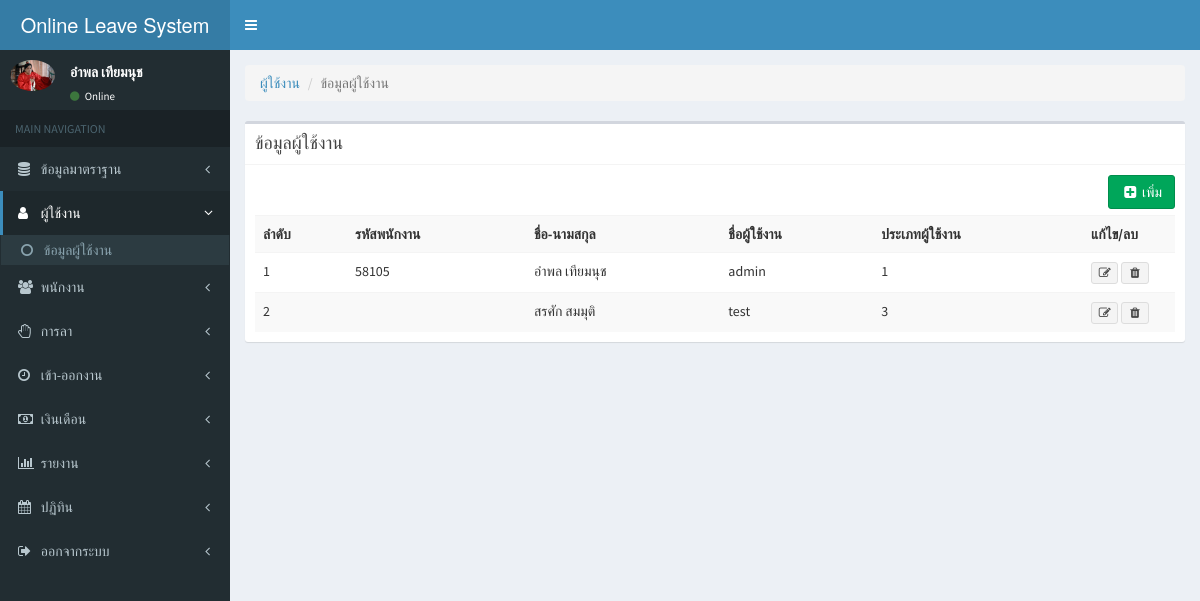
/index.php?m=user&p=user (signed in), run on the app's committed database.
### tables this page shows
CREATE TABLE `employees` (
  `emp_id` int(11) NOT NULL auto_increment,
  `emp_code` varchar(50) NOT NULL COMMENT 'รหัสผนักงาน',
  `emp_prefix` varchar(20) NOT NULL COMMENT 'คำนำหน้าชื่อ',
  `emp_name` varchar(100) NOT NULL COMMENT 'ชื่ิอ',
  `emp_last_name` varchar(100) NOT NULL COMMENT 'นามสกุล',
  `emp_sex` int(1) NOT NULL COMMENT 'เพศ',
  `emp_religion` varchar(100) NOT NULL COMMENT 'ศาสนา',
  `emp_nationality` varchar(100) NOT NULL COMMENT 'สัฐชาติ',
  `emp_nation` varchar(100) NOT NULL COMMENT 'เชื่อชาติ',
  `emp_birthday` date NOT NULL COMMENT 'วันเกิด',
  `emp_idcard` varchar(20) NOT NULL COMMENT 'บัตรประชาชน',
  `emp_status_people` varchar(100) NOT NULL COMMENT 'สถานะภาพการสมรส',
  `emp_img` varchar(100) NOT NULL COMMENT 'รูปพนักงาน',
  `emp_academy` varchar(100) NOT NULL COMMENT 'สถานศึกษา',
  `emp_education` varchar(100) NOT NULL COMMENT 'ระดับการศึกษา',
  `emp_subjects` varchar(100) NOT NULL COMMENT 'สาขาวิชา',
  `emp_yearend` varchar(10) NOT NULL COMMENT 'ปีที่จบ',
  `emp_party` int(10) NOT NULL COMMENT 'ฝ่าย',
  `emp_department` int(10) NOT NULL COMMENT 'แผนก',
  `emp_office` int(10) NOT NULL COMMENT 'ตำแหน่งงาน',
  `emp_jobstart` date NOT NULL COMMENT 'วันที่เริ่มงาน',
  `emp_salary` float NOT NULL COMMENT 'เงินเดือน',
  `emp_status` int(1) NOT NULL COMMENT 'สถานะพนักงาน',
  `emp_address1` varchar(200) NOT NULL COMMENT 'ที่อยู่ตามทะเบียนบ้าน',
  `emp_sub_district1` varchar(100) NOT NULL COMMENT 'ตำบล',
  `emp_district1` varchar(100) NOT NULL COMMENT 'อำเภอ',
  `emp_province1` varchar(100) NOT NULL COMMENT 'จังหวัดตามทะเบียนบ้าน',
  `emp_zipcod1` varchar(10) NOT NULL COMMENT 'รหัสไปรษณีย์',
  `emp_address2` varchar(200) NOT NULL COMMENT 'ที่อยู่ปัจจุบัน',
  `emp_sub_district2` varchar(100) NOT NULL COMMENT 'ตำบล',
  `emp_district2` varchar(100) NOT NULL COMMENT 'อำเภอ',
  `emp_province2` varchar(100) NOT NULL COMMENT 'จังหวัดปัจจุบัน',
  `emp_zipcod2` varchar(10) NOT NULL COMMENT 'รหัสไปรษณีปัจจุบัน',
  `create_date` datetime NOT NULL,
  `emp_level` text COMMENT 'ระดับพนักงาน',
  PRIMARY KEY  (`emp_id`),
  FULLTEXT KEY `employees_address1` (`emp_address1`)
);

CREATE TABLE `user` (
  `user_id` int(11) NOT NULL auto_increment,
  `user_name` varchar(50) NOT NULL COMMENT 'ีusername',
  `user_pwd` varchar(50) NOT NULL COMMENT 'password',
  `user_type` int(1) NOT NULL COMMENT 'ประเภทผู้ใช้งาน',
  `employees_id` int(11) NOT NULL COMMENT 'id พนักงาน',
  `create_date` datetime NOT NULL COMMENT 'วันที่สร้าง',
  PRIMARY KEY  (`user_id`)
);

### user/user.php (the view, shortened to what this page needs)
<ol class="breadcrumb">
  <li><a href="#">ผู้ใช้งาน</a></li>
  <li class="active">ข้อมูลผู้ใช้งาน</li>
</ol>
<div class="box">
	<div class="box-header with-border">
    	<h3 class="box-title">ข้อมูลผู้ใช้งาน</h3>
  	</div>
  	<div class="box-body">
	 <div class="pull-right">
             <a href="index.php?m=<?=$m?>&p=user_add&act=add"><button type="button" class="btn btn-success "><i class="fa fa-fw  fa-plus-square"></i> เพิ่ม</button></a>
      </div>
	  <br><br>
	<table class="table table-striped">
    	<tr>
        	<th width="10%">ลำดับ</th>
        	<th>รหัสพนักงาน</th>
			<th>ชื่อ-นามสกุล</th>
            <th>ชื่อผู้ใช้งาน</th>
			<th>ประเภทผู้ใช้งาน</th>
            <th width="10%">แก้ไข/ลบ</th>
        </tr>
<?
$sql="SELECT u.* ,emp.emp_code , emp.emp_name , emp.emp_last_name FROM `user` u LEFT JOIN employees emp ON emp.emp_id=u.employees_id";
$query=mysql_query($sql);
$i=0;
while($dbarr=mysql_fetch_array($query)){
	$i++;
?>
		<tr>
        	<td><?=$i?></td>
        	<td><?=$dbarr["emp_code"]?></td>
			<td><?=$dbarr["emp_name"]?> <?=$dbarr["emp_last_name"]?></td>
            <td><?=$dbarr["user_name"]?></td>
			<td><?=$dbarr["user_type"]?></td>
            <td>
            <div class="btn-group">
            	<a href="index.php?m=<?=$m?>&p=user_add&act=edit&id=<?=$dbarr["user_id"]?>"><button type="button" class="btn btn-xs btn-default"><i class="fa fa-fw fa-edit"></i></button></a>
            	<a href="index.php?m=<?=$m?>&p=user_del&id=<?=$dbarr["user_id"]?>" onclick="return confirm('ลบ <?=$dbarr["user_name"]?>')"><button type="button" class="btn btn-xs btn-default"><i class="fa fa-fw fa-trash"></i></button></a>
            </div>
           	</td>
        </tr>
<? } ?>
	</table>
  	</div>
</div>

### index.php (shortened to what this page needs)
<?
if($_GET["m"]!=""){
	$m=$_GET["m"];
}
$sql = "SELECT * FROM employees WHERE emp_id='".$_SESSION["login"]['emp_id']."'";
$query = mysql_query($sql);
$UserData = mysql_fetch_array($query );
if($UserData ["emp_img"]!=""){
	$Emp_Img = "./employees_img/".$UserData ["emp_img"];
}else{
	$Emp_Img = "./employees_img/anonymous.png";
}
?>
<!DOCTYPE html>
<html>
  <head>
    <link rel="stylesheet" href="./AdminLTE/bootstrap/css/bootstrap.min.css">
    <link rel="stylesheet" href="https://maxcdn.bootstrapcdn.com/font-awesome/4.4.0/css/font-awesome.min.css">
    <link rel="stylesheet" href="https://code.ionicframework.com/ionicons/2.0.1/css/ionicons.min.css">
    <link rel="stylesheet" href="./AdminLTE/dist/css/AdminLTE.min.css">
    <link rel="stylesheet" href="./AdminLTE/dist/css/skins/_all-skins.min.css">
    <link rel="stylesheet" href="./AdminLTE/plugins/iCheck/flat/blue.css">
    <link rel="stylesheet" href="./AdminLTE/plugins/morris/morris.css">
    <link rel="stylesheet" href="./AdminLTE/plugins/jvectormap/jquery-jvectormap-1.2.2.css">
    <link rel="stylesheet" href="./AdminLTE/plugins/datepicker/datepicker3.css">
    <link rel="stylesheet" href="./AdminLTE/plugins/daterangepicker/daterangepicker-bs3.css">
    <link rel="stylesheet" href="./AdminLTE/plugins/bootstrap-wysihtml5/bootstrap3-wysihtml5.min.css">
	<link rel="stylesheet" href="./AdminLTE/plugins/timepicker/bootstrap-timepicker.min.css">
	<link rel="stylesheet" href="./AdminLTE/plugins/fullcalendar/fullcalendar.css">
  </head>
	<body class="skin-blue fixed">
    	<div class="wrapper">
    		<header class="main-header">
        		<a href="index.php" class="logo">
          			Online Leave System
        		</a>
        		<nav class="navbar navbar-static-top" role="navigation">
          			<a href="#" class="sidebar-toggle" data-toggle="offcanvas" role="button">
          			</a>
                </nav>
    		</header>
    		<aside class="main-sidebar">
    			 <section class="sidebar">
    			 	<ul class="sidebar-menu">
						<div class="user-panel">
        					<div class="pull-left image">
          						<img src="<?=$Emp_Img?>" class="img-circle" alt="User Image">
        					</div>
        					<div class="pull-left info">
          						<p><?=$UserData["emp_name"]?> <?=$UserData["emp_last_name"]?></p>
          						<a href="#"><i class="fa fa-circle text-success"></i> Online</a>
        					</div>
							<br><br>
      					</div>
            			<li class="header">MAIN NAVIGATION</li>
            			<? if($_SESSION["login"]["type"]==1){ ?>
            				<li class=" <? if($m=="master"){  ?>active<? } ?> treeview">
            					<a href="index.php?m=master">
            						<i class="fa fa-database"></i> <span>ข้อมูลมาตราฐาน</span> <i class="fa fa-angle-left pull-right"></i>
            					</a>
            				</li>
        					<li class="<? if($m=="user"){  ?> active <? } ?> treeview">
        						<a href="index.php?m=user">
        							<i class="fa fa-user"></i> <span>ผู้ใช้งาน</span> <i class="fa fa-angle-left pull-right"></i>
        						</a>
        						<ul class="treeview-menu">
        							<li><a href="index.php?m=user&p=user"><i class="fa fa-circle-o"></i> ข้อมูลผู้ใช้งาน</a></li>
        						</ul>
        					</li>
        					<li  class="<? if($m=="employees"){  ?> active <? } ?> treeview">
        						<a href="index.php?m=employees">
        							<i class="fa fa-group"></i> <span>พนักงาน</span> <i class="fa fa-angle-left pull-right"></i>
        						</a>
        					</li>
        					<li  class="<? if($m=="leave"){  ?> active  <? } ?> treeview">
        						<a href="index.php?m=leave">
        							<i class="fa fa-hand-stop-o"></i> <span>การลา</span> <i class="fa fa-angle-left pull-right"></i>
        						</a>
        					</li>
							<li  class="<? if($m=="time_attendance"){  ?> active  <? } ?> treeview">
        						<a href="index.php?m=time_attendance">
        							<i class="fa fa-clock-o"></i> <span>เข้า-ออกงาน</span> <i class="fa fa-angle-left pull-right"></i>
        						</a>
        					</li>
        					<li class="<? if($m=="salary"){  ?> active  <? } ?> treeview">
        						<a href="index.php?m=salary">
        							<i class="fa fa-money"></i> <span>เงินเดือน</span> <i class="fa fa-angle-left pull-right"></i>
        						</a>
        					</li>
        					<li class="<? if($m=="report"){  ?> active  <? } ?> treeview">
        						<a href="index.php?m=user_report">
        							<i class="fa fa-bar-chart"></i> <span>รายงาน</span> <i class="fa fa-angle-left pull-right"></i>
        						</a>
        					</li>
							<? if($_SESSION["login"]["type"]!=''){ ?>
							<li class="<? if($m=="user_calendar"){  ?> active  <? } ?> treeview">
        						<a href="index.php?m=user_calendar">
        							<i class="fa fa-calendar"></i> <span>ปฏิทิน</span> <i class="fa fa-angle-left pull-right"></i>
        						</a>
        					</li>
							<? } ?>
        					<li class="<? if($m=="logout"){  ?> active  <? } ?> treevie">
        						<a href="logout.php">
        							<i class="fa fa-sign-out"></i> <span>ออกจากระบบ</span> <i class="fa fa-angle-left pull-right"></i>
        						</a>
        					</li>
            			<? } ?>
            		</ul>
    			 </section>
    		</aside>
    		<div class="content-wrapper">
    			 <div class="content body">
    			 	<div class="row">
    			 		<div class="col-sm-12">
    			 		<? if($_GET["p"]!="")
    			 		{
							include("./".$m."/".$_GET["p"].".php");
						 }
						?>
    			 		</div>
    			 	</div>
    			 </div>
    		</div>
    	</div>
	</body>
</html>

### data on the page
employees: emp_img (picture), emp_name "อำพล", emp_last_name "เทียมนุช"
user: employees.emp_code "58105", employees.emp_name "อำพล", employees.emp_last_name "เทียมนุช", user_name "admin", user_type "1"
user: employees.emp_name "สรศัก", employees.emp_last_name "สมมุติ", user_name "test", user_type "3"
